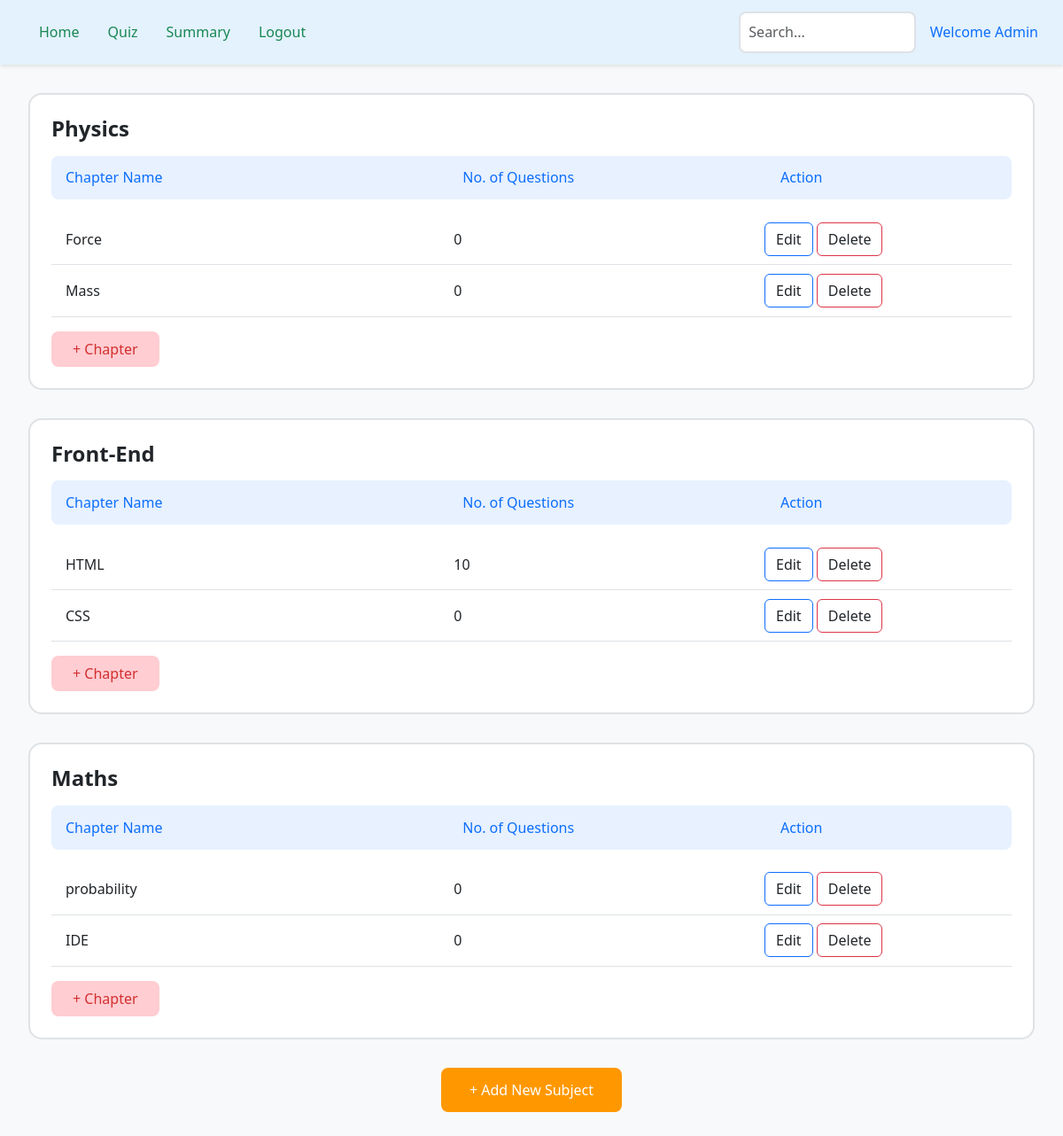
Before: /admin_dashboard with the older database file.
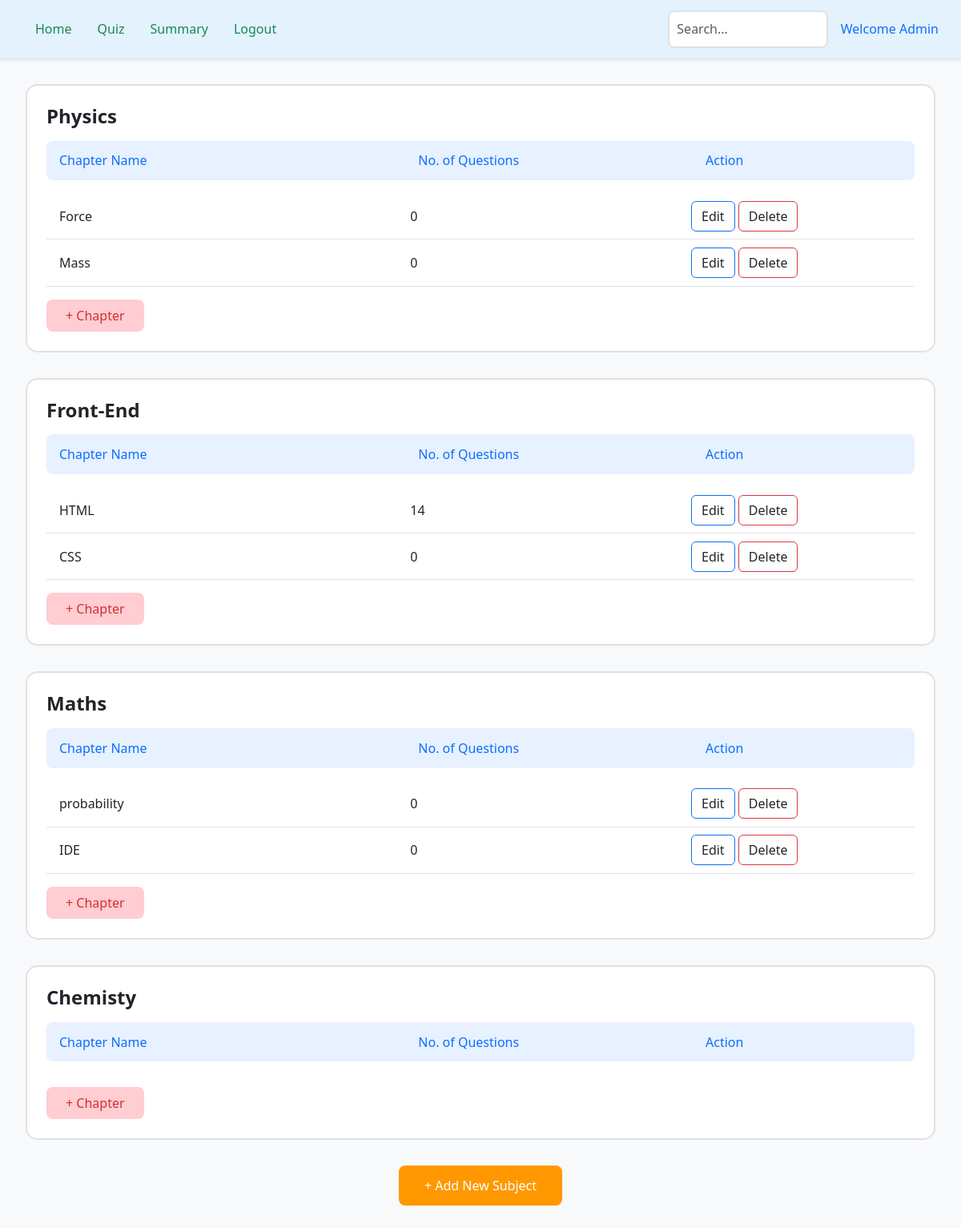
After: the same page with the newer database file.
### tables this page shows
CREATE TABLE chapters (
            id INTEGER PRIMARY KEY AUTOINCREMENT,
            subject_id INTEGER NOT NULL,
            name TEXT NOT NULL,
            description TEXT,
            FOREIGN KEY (subject_id) REFERENCES subjects (id) ON DELETE CASCADE
        );

CREATE TABLE subjects (
            id INTEGER PRIMARY KEY AUTOINCREMENT,
            name TEXT UNIQUE NOT NULL,
            description TEXT
        );

### app.py (the view)
@app.route('/admin_dashboard')
def admin_dashboard():
    subjects = get_subjects_with_chapters()
    return render_template('admin_dashboard.html', subjects=subjects)

### Models/database.py (called while the page is built)
def get_db_connection():
    conn = sqlite3.connect(DATABASE_PATH)
    conn.row_factory = sqlite3.Row  # Enables column access by name
    return conn

### templates/admin_dashboard.html (shortened to what this page needs)
{% extends "base.html" %}
{% block head %}
<link rel="stylesheet" type="text/css" href="{{ url_for('static', filename='css/admin_dashboard.css') }}">
{% endblock %}
{% block content %}
<nav class="navbar navbar-expand-lg">
    <div class="container-fluid">
        <div class="d-flex align-items-center">
            <a class="nav-link" href="/admin_dashboard">Home</a>
            <a class="nav-link" href="/admin_quiz_management">Quiz</a>
            <a class="nav-link" href="#">Summary</a>
            <a class="nav-link" href="/logout">Logout</a>
        </div>
        <div class="d-flex align-items-center">
            <input type="search" class="form-control search-box me-3" placeholder="Search...">
            <span class="welcome-text">Welcome Admin</span>
        </div>
    </div>
</nav>
<div class="main-content">
    {% for subject in subjects %}
    <div class="subject-card">
        <h2 class="subject-title">{{ subject.name }}</h2>
        <div class="chapter-header">
            <div class="row">
                <div class="col-5">Chapter Name</div>
                <div class="col-4">No. of Questions</div>
                <div class="col-3">Action</div>
            </div>
        </div>
        {% for chapter in subject.chapters %}
        <div class="chapter-row">
            <div class="col-5">{{ chapter.name }}</div>
            <div class="col-4">{{ chapter.questions }}</div>
            <div class="col-3">
                <button class="btn btn-outline-primary text-dark hover-text-white" data-bs-toggle="modal"
                    data-bs-target="#editChapterModal-{{ chapter.id }}">Edit</button>
                <form action="{{ url_for('delete_chapter', chapter_id=chapter.id) }}" method="POST" class="d-inline">
                    <button type="submit" class="btn btn-outline-danger text-dark hover-text-white">Delete</button>
                </form>
            </div>
        </div>
        {% endfor %}
        <button type="button" class="btn-add-chapter" data-bs-toggle="modal" data-bs-target="#addChapterModal-{{ subject.id }}">+ Chapter</button>
    </div>
    {% endfor %}
    <div class="add-subject-container">
        <button class="btn-add-subject-main" data-bs-toggle="modal" data-bs-target="#addSubjectModal">
            + Add New Subject
        </button>
    </div>
</div>
{% endblock %}

Changed rows visible on the page:
computed for chapters "HTML": questions "10" → "14"
added subjects: name "Chemisty"
